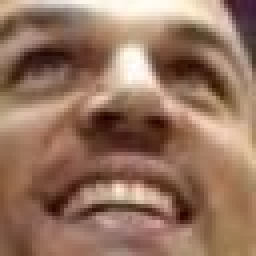
#> input picture data/smile/Jason_Kidd_0002.jpg, 64 x 64 px (shown 4 times larger); its folder holds 4 pictures in this run
$ python train_model.py
#> lines starting #> are read from the running program, lines starting #| are printed output that depends on the picture
import glob
from PIL import Image
import numpy as np

from sklearn.utils import shuffle
from sklearn.model_selection import train_test_split
from sklearn.preprocessing import StandardScaler
from sklearn.linear_model import LogisticRegression
from sklearn.metrics import (accuracy_score, classification_report, confusion_matrix)
import joblib


smile_images=glob.glob('data/smile/*.jpg')
non_smile_images=glob.glob('data/non_smile/*.jpg')

data=[]
labels=[]

for image_path in smile_images:
    image=Image.open(image_path).convert('L')
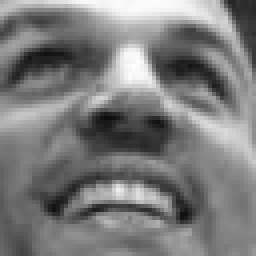
#> image: PIL image 64x64 L (shown 4 times larger); min 11, max 255, mean 123.9
    image=image.resize((64,64))
    image=np.array(image).flatten()
#> image = 4096 values, max 255 at index 1057, min 11 at index 1882, mean 123.9

    data.append(image)
    labels.append(1)
#> pass 2 of the loop `for image_path in smile_images:`:
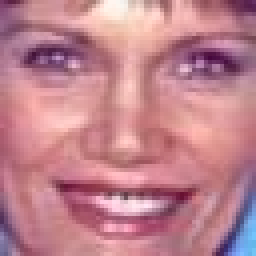
#> input picture data/smile/Lana_Clarkson_0002.jpg, 64 x 64 px (shown 4 times larger)
#> `image=Image.open(image_path).convert('L')`:
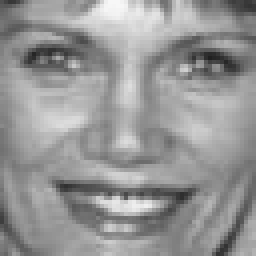
#> image: PIL image 64x64 L (shown 4 times larger); min 32, max 247, mean 149.9
#> `image=np.array(image).flatten()`: image = 4096 values, max 247 at index 27, min 32 at index 948, mean 149.9
#> pass 3 of the loop `for image_path in smile_images:`:
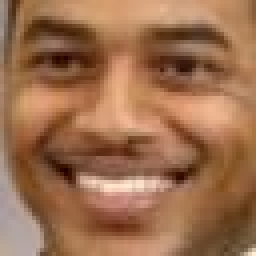
#> input picture data/smile/Larry_Johnson_0002.jpg, 64 x 64 px (shown 4 times larger)
#> `image=Image.open(image_path).convert('L')`:
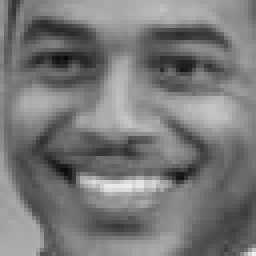
#> image: PIL image 64x64 L (shown 4 times larger); min 10, max 239, mean 120.5
#> `image=np.array(image).flatten()`: image = 4096 values, max 239 at index 4095, min 10 at index 2704, mean 120.5
#> the loop made 4 passes; the first 3 are shown

for image_path in non_smile_images:
    image=Image.open(image_path).convert('L')
    image=image.resize((64,64))
    image=np.array(image).flatten()

    data.append(image)
    labels.append(0)

x=np.array(data)
y=np.array(labels)


x_train,x_test,y_train,y_test=train_test_split(x,y,test_size=0.2,shuffle=True,random_state=42)
scaler=StandardScaler()
x_train=scaler.fit_transform(x_train)
x_test=scaler.transform(x_test)
model=LogisticRegression(max_iter=1000)
#> (the run stopped early here; a loop or call above may not have finished)
